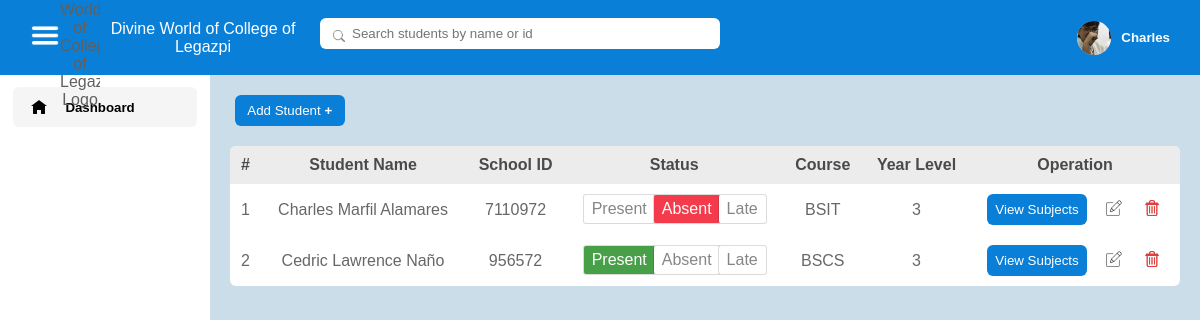
The app's page /pages/dashboard.php (signed in) with its own data.
### tables this page shows
CREATE TABLE `registration` (
  `reg_id` int(11) NOT NULL,
  `faculty_id` varchar(255) NOT NULL,
  `first_name` varchar(255) NOT NULL,
  `last_name` varchar(255) NOT NULL,
  `middle_name` varchar(255) NOT NULL,
  `email` varchar(255) NOT NULL,
  `birthday` date NOT NULL,
  `age` int(11) NOT NULL,
  `profile_picture` varchar(255) DEFAULT NULL
);

CREATE TABLE `students` (
  `student_id` int(11) NOT NULL,
  `reg_id` int(11) NOT NULL,
  `first_name` varchar(255) NOT NULL,
  `last_name` varchar(255) NOT NULL,
  `middle_name` varchar(255) NOT NULL,
  `school_id` int(11) NOT NULL,
  `course` int(11) NOT NULL,
  `year_level` int(11) NOT NULL,
  `status` int(11) DEFAULT NULL
);

CREATE TABLE `courses` (
  `course_id` int(11) NOT NULL,
  `course_name` varchar(255) NOT NULL,
  `department` int(11) DEFAULT NULL
);

### pages/dashboard.php (the view, shortened to what this page needs)
<?php
require_once('../database/database.php');
$stmt = $conn->prepare("SELECT students.student_id, students.first_name, students.last_name, students.middle_name, students.school_id, courses.course_name, students.year_level, students.status
     FROM students
     JOIN courses ON students.course = course_id
     LEFT JOIN statuses ON students.status = status_id
     WHERE students.reg_id = ?");
$stmt->bind_param("i", $_SESSION["id"]);
$stmt->execute();
$stmt->bind_result($student_id, $first_name, $last_name, $middle_name, $school_id, $course, $year_level, $status);
$students = [];
while ($stmt->fetch()) {
    $students[] = [
        'student_id' => $student_id,
        'first_name' => $first_name,
        'last_name' => $last_name,
        'middle_name' => $middle_name,
        'school_id' => $school_id,
        'course' => $course,
        'year_level' => $year_level,
        'status' => $status,
    ];
}
?>
<!DOCTYPE html>
<html lang="en">
<head>
    <link rel="stylesheet" href="../styles/dashboard/dashboard.css">
    <link rel="stylesheet" href="../styles/default.css">
    <link rel="stylesheet" href="../styles/dashboard/table.css">
    <link rel="stylesheet" href="../styles/dashboard/status.css">
    <link rel="stylesheet" href="../styles/dashboard/update_window.css">
    <link rel="stylesheet" href="../styles/dashboard/add_student_modal.css">
    <link rel="stylesheet" href="../styles/nav/nav.css">
</head>
<body>
    <?php include('partials/nav.php') ?>
    <main>
        <div class="section_column">
            <?php include('partials/sidebar.php') ?>
            <div class="right_section">
                <div class="add_student_button_wrapper">
                    <button class="add_student_button">Add Student <b>+</b></button>
                </div>
                <table>
                    <thead>
                        <tr>
                            <td>#</td>
                            <td>Student Name</td>
                            <td>School ID</td>
                            <td>Status</td>
                            <td>Course</td>
                            <td>Year Level</td>
                            <td>Operation</td>
                        </tr>
                    </thead>
                    <tbody>
                        <?php
                        $index = 1;
                        foreach ($students as $student) {
                            if (strlen($student['middle_name']) == 1) {
                                $output_middle_name = $student['middle_name'] . ".";
                            } else {
                                $output_middle_name = $student['middle_name'];
                            }
                            if ($student['status'] == 1) {
                                $output_status = "
                                        <div class='status_button present'>Present</div>
                                        <div class='status_button js-absent'>Absent</div>
                                        <div class='status_button js-late'>Late</div>";
                            } else if ($student['status'] == 2) {
                                $output_status = "
                                        <div class='status_button js-present'>Present</div>
                                        <div class='status_button absent'>Absent</div>
                                        <div class='status_button js-late'>Late</div>";
                            } else if ($student['status'] == 3) {
                                $output_status = "
                                        <div class='status_button js-present'>Present</div>
                                        <div class='status_button js-absent'>Absent</div>
                                        <div class='status_button late'>Late</div>";
                            } else {
                                $output_status = "
                                        <div class='status_button js-present'>Present</div>
                                        <div class='status_button js-absent'>Absent</div>
                                        <div class='status_button js-late'>Late</div>";
                            }
                            echo
                            "<tr>
                                    <td class='student_id' data-student-id='{$student['student_id']}'>{$student['student_id']}</td>
                                    <td>$index</td>
                                    <td data-first-name='{$student['first_name']}' data-middle-name='{$student['middle_name']}' data-last-name='{$student['last_name']}'>{$student['first_name']} $output_middle_name {$student['last_name']}</td>
                                    <td data-school-id='{$student['school_id']}'>{$student['school_id']}</td>
                                    <td class='status_td' data-status='{$student['status']}'>
                                        $output_status
                                    </td>
                                    <td data-course='{$student['course']}'>{$student['course']}</td>
                                    <td data-year-level='{$student['year_level']}'>{$student['year_level']}</td>
                                    <td class='operation_td'>
                                        <div>
                                            <a href='student_subjects.php?studentId={$student['student_id']}'>
                                                <button class='view_subjects_button'>View Subjects</button>
                                            </a>
                                        </div>
                                        <div class='icon_wrapper edit'>
                                            <img class='edit_icon' src='../images/icons/edit_icon.png'>
                                            <span class='tooltip edit'>Edit</span>
                                        </div>
                                        <div class='icon_wrapper delete'>
                                            <img class='delete_icon' src='../images/icons/delete_icon.png' alt=''>
                                            <span class='tooltip delete'>Delete</span>
                                        </div>
                                    </td>
                                </tr>";
                            $index++;
                        }
                        ?>
                    </tbody>
                </table>
            </div>
        </div>
    </main>
</body>
</html>

### pages/partials/nav.php (shortened to what this page needs)
<?php
$stmt_user_nav = $conn->prepare("SELECT registration.first_name, registration.profile_picture
    FROM login
    JOIN registration ON login.reg_id = registration.reg_id
    WHERE login.reg_id = ?");
$stmt_user_nav->bind_param("i", $_SESSION['id']);
$stmt_user_nav->execute();
$stmt_user_nav->bind_result($user_first_name, $profile_picture);
if ($profile_picture === null) {
    $output_profile_picture = "<div class='profile-icon profile_picture_default'>
        <h3>" . strtoupper(substr($user_first_name, 0, 1)) . "</h3>
    </div>";
} else {
    $profile_picture_path = '../images/user_profile_pictures/' . $_SESSION['id'] . '/' . $profile_picture;
    $output_profile_picture = "<img src='{$profile_picture_path}' class='profile-icon'>";
}
?>
<nav>
    <div class="nav_left_section">
        <div class="hamburger_icon_container">
            <img class="hamburger_icon" src="../images/icons/hamburger_icon.png" alt="">
        </div>
        <a href="dashboard.php">
            <div class="brand_name_container">
                <img class="brand_logo" src="../images/logos/dwcl_logo.png" alt="Divine World of College of Legazpi Logo">
                <p class="brand_name">Divine World of College of Legazpi</p>
            </div>
        </a>
        <div class="search_bar_container">
            <input class="search_bar" type="text" placeholder="Search students by name or id">
            <img class="search_icon" src="../images/icons/search_icon.png">
        </div>
    </div>
    <div class="nav-right-section">
        <?php echo $output_profile_picture ?>
        <h5 class="user_name"><?php echo $user_first_name; ?></h5>
    </div>
</nav>

### styles/dashboard/dashboard.css (style rules this page uses)
body { position: relative; }
main { width: 100%; display: flex; justify-content: center; }
.section_column { width: 100%; display: flex; }
.right_section { width: 100%; display: flex; flex-direction: column; align-items: center; }
input, select { padding: 6px; outline: none; border: 1px solid rgb(168, 168, 168); border-radius: 6px; color: rgb(112, 112, 112); }
.add_student_button_wrapper { width: 95%; margin-top: 20px; }
.add_student_button { padding: 8px; width: 110px; }

### styles/default.css (style rules this page uses)
* { font-family: Arial, Helvetica, sans-serif; margin: 0; padding: 0; }
button { cursor: pointer; background-color: rgb(10, 127, 216); border: none; color: white; padding: 5px; border-radius: 6px; }
body { background-color: rgb(203, 221, 233); }
a { text-decoration: none; color: inherit; }

### styles/dashboard/table.css (style rules this page uses)
table { border-collapse: collapse; width: 96%; border-radius: 6px; margin-top: 20px; background-color: white; overflow: hidden; }
table td { text-align: center; padding: 10px; }
thead { background-color: rgb(236, 236, 236); }
thead td { font-weight: bold; color: rgb(74, 74, 74); }
tbody td { color: rgb(103, 103, 103); }
.operation_td { position: relative; display: flex; justify-content: center; align-items: center; gap: 16px; }
.icon_wrapper { display: inline-block; position: relative; }
.edit_icon, .delete_icon { width: 16px; cursor: pointer; margin: 0 3px; }
.view_subjects_button { padding: 8px; }

### styles/dashboard/status.css (style rules this page uses)
.status_button { background-color: white; color: rgb(134, 134, 134); box-shadow: rgba(0, 0, 0, 0.02) 0px 1px 3px 0px, rgba(27, 31, 35, 0.15) 0px 0px 0px 1px; border-radius: 2px; padding: 5px 8px; margin-right: -1px; cursor: pointer; transition: background-color 0.3s ease, border-color 0.3s ease, color 0.3s ease; }
.status_td { display: flex; justify-content: center; }
.status_button.present { background-color: rgb(71, 159, 71); color: white; border-color: rgb(71, 159, 71); }
.status_button.absent { background-color: rgb(244,59,75); color: white; border-color: rgb(244,59,75); }

### styles/dashboard/update_window.css (style rules this page uses)
input, select { margin-bottom: 8px; }

### styles/nav/nav.css (style rules this page uses)
nav { height: 75px; background-color: rgb(10, 127, 216); color: rgb(96, 96, 96); display: flex; justify-content: space-between; align-items: center; padding: 0 2.5vw 0 0; position: relative; }
.brand_logo { width: 40px; }
.brand_name { color: white; margin-left: 6px; }
.brand_name_container { display: flex; justify-content: center; align-items: center; height: 100%; width: 20vw; cursor: pointer; }
.search_bar_container { position: relative; }
.search_icon { width: 12px; position: absolute; top: 12px; left: 13px; }
.search_bar { padding: 8px 8px 8px 32px; width: 30vw; max-width: 400px; border: none; border-radius: 6px; }
.nav_left_section { height: 100%; display: flex; justify-content: space-between; align-items: center; width: 60vw; max-width: 1000px; }
.nav-right-section { display: flex; justify-content: space-between; align-items: center; }
.profile-icon { width: 34px; height: 34px; background-color: rgb(224, 224, 224); border-radius: 50%; cursor: pointer; object-fit: cover; }
.user_name { margin-left: 10px; cursor: pointer; color: white; }
.profile_dropdown_sections p, a { width: 100%; text-align: center; }
.hamburger_icon { width: 30px; height: 29px; filter: invert(); }
.hamburger_icon_container { margin-left: 30px; cursor: pointer; }

### records on screen
registration: profile_picture (picture), first_name "Charles"
students: first_name "Charles", middle_name "Marfil", last_name "Alamares", school "7110972", shows "Present", course.course_name "BSIT", year_level "3"
students: first_name "Cedric", middle_name "Lawrence", last_name "Naño", school "956572", shows "Present", course.course_name "BSCS", year_level "3"
